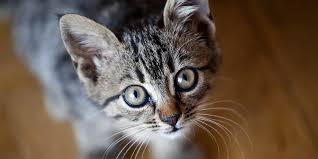
#> input picture Photos/cat.jpg, 318 x 159 px
$ python histogram.py
#> lines starting #> are read from the running program, lines starting #| are printed output that depends on the picture
import cv2 as cv
import matplotlib.pyplot as plt

img = cv.imread('Photos/cat.jpg')
#> img is the input picture: shape (159, 318, 3); mean B, G, R 75.4, 88.7, 105
cv.imshow('Cat', img)

gray = cv.cvtColor(img, cv.COLOR_BGR2GRAY)
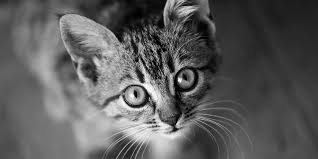
#> gray: shape (159, 318); min 0, max 255, mean 92.1
cv.imshow('Gray', gray)

# [12 lines of commented-out code are left out]

plt.figure()
plt.title('Colour Histogram')
plt.xlabel('Bins')
plt.ylabel('# of pixels')
colors = ('b', 'g', 'r')
for i, col in enumerate(colors):
    hist = cv.calcHist([img], [i], None, [256], [0, 256])
    plt.plot(hist, color= col)
    plt.xlim([0, 256])

plt.show()
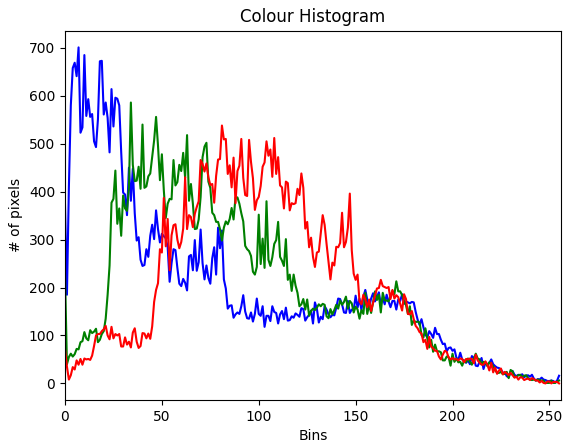
#> figure drawn by matplotlib, 1 panel; curve peaks at x = 7, y = 701; curve peaks at x = 34, y = 586; curve peaks at x = 81, y = 538


cv.waitKey(0)

$ run again, with Photos/man.jpg copied over Photos/cat.jpg
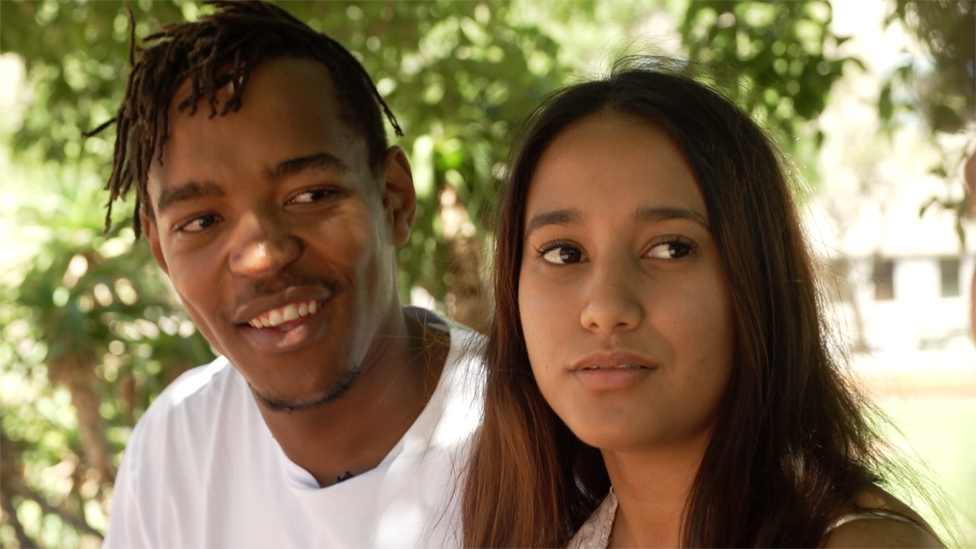
#> input picture Photos/man.jpg, 976 x 549 px
#> img is the input picture: shape (549, 976, 3); mean B, G, R 86.8, 118.4, 134.5
#> `gray = cv.cvtColor(img, cv.COLOR_BGR2GRAY)`:
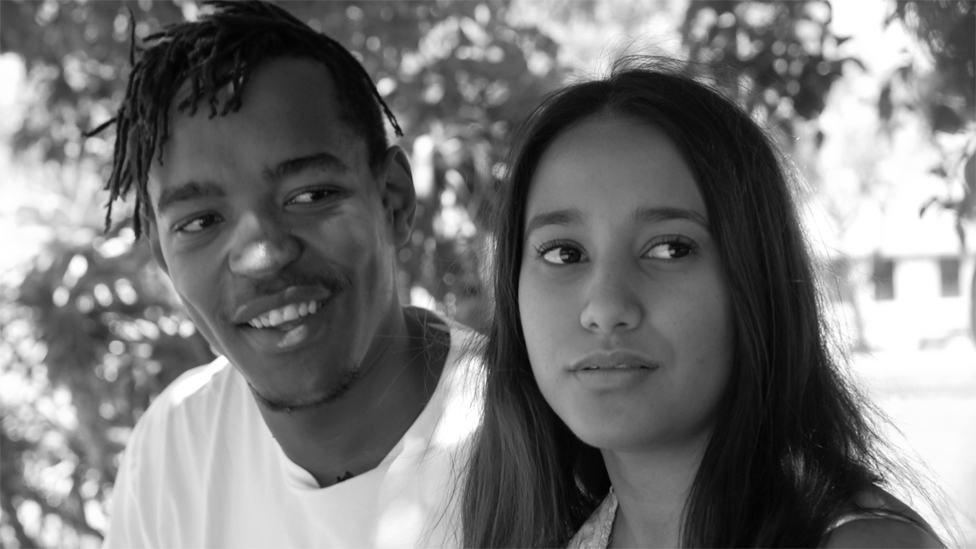
#> gray: shape (549, 976); min 1, max 255, mean 119.6
#> `plt.show()`:
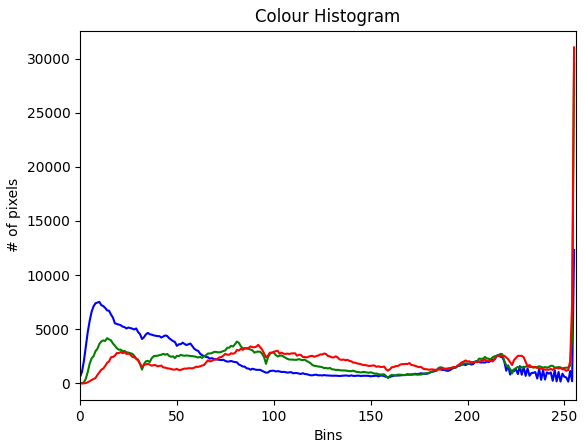
#> figure drawn by matplotlib, 1 panel; curve peaks at x = 255, y = 12322; curve peaks at x = 255, y = 29536; curve peaks at x = 255, y = 31025

$ run again, with Photos/people.jpg copied over Photos/cat.jpg
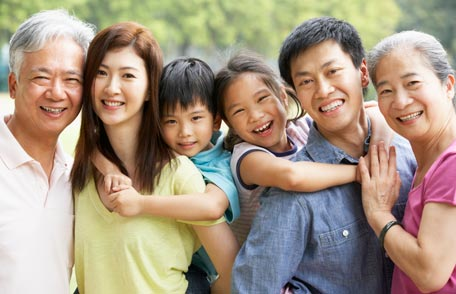
#> input picture Photos/people.jpg, 456 x 294 px
#> img is the input picture: shape (294, 456, 3); mean B, G, R 130.7, 149.3, 165.8
#> `gray = cv.cvtColor(img, cv.COLOR_BGR2GRAY)`:
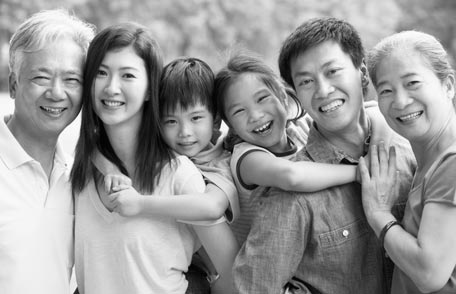
#> gray: shape (294, 456); min 0, max 255, mean 152.1
#> `plt.show()`:
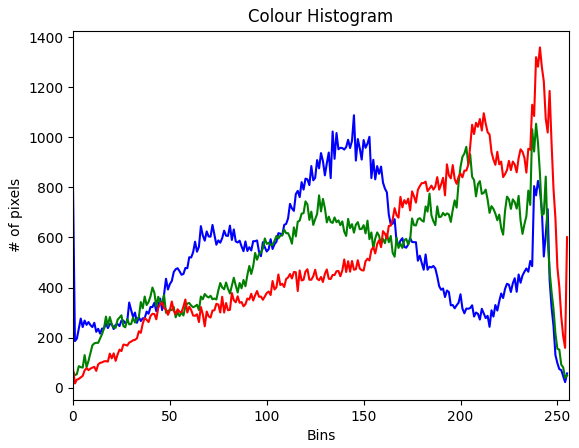
#> figure drawn by matplotlib, 1 panel; curve peaks at x = 145, y = 1088; curve peaks at x = 239, y = 1054; curve peaks at x = 241, y = 1359
